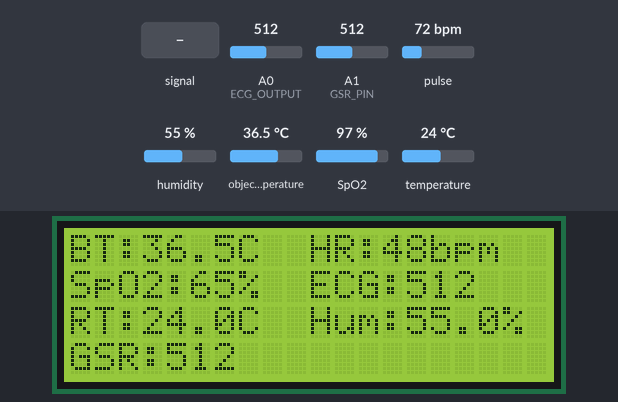
A sketch run on a simulated Arduino Mega 2560, built with avr-gcc and run on an emulated ATmega2560. On the bench: 20×4 character LCD. Inputs (shaded band) come from the test bench; at power-on: temperature 24 °C, pulse 72 bpm, A0 (ECG_OUTPUT) = 512, A1 (GSR_PIN) = 512, humidity 55 %, object temperature 36.5 °C, SpO2 97 %. What the sketch prints to the serial monitor is not drawn.

Above: at 2.2 s.
2.3 s: temperature set to 3 °C
At 4.1 s:
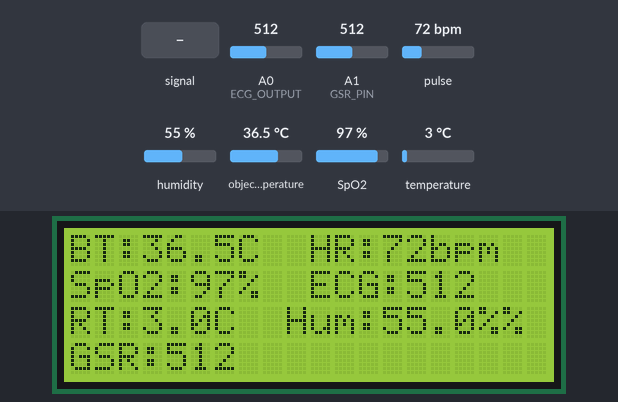
4.8 s: A0 (ECG_OUTPUT) fed a 200 Hz sine of ±81 counts around its level
At 5.12 s:
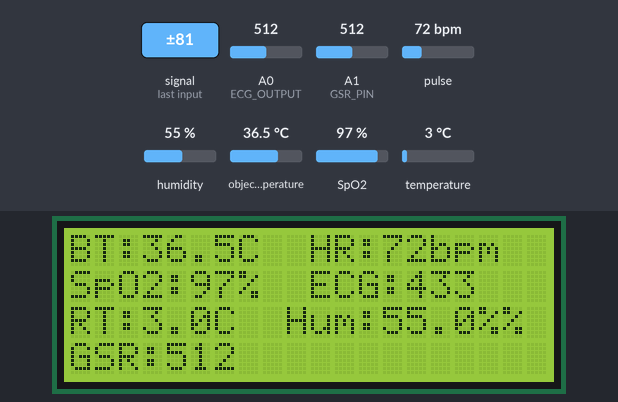
6.4 s: pulse set to 42 bpm
At 6.71 s:
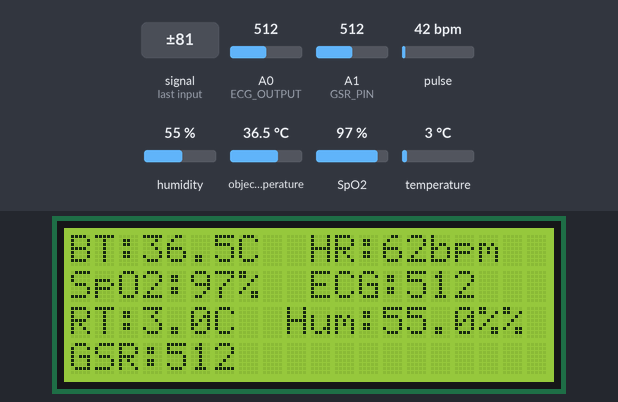
8.0 s: A0 (ECG_OUTPUT) set to 716
At 8.6 s:
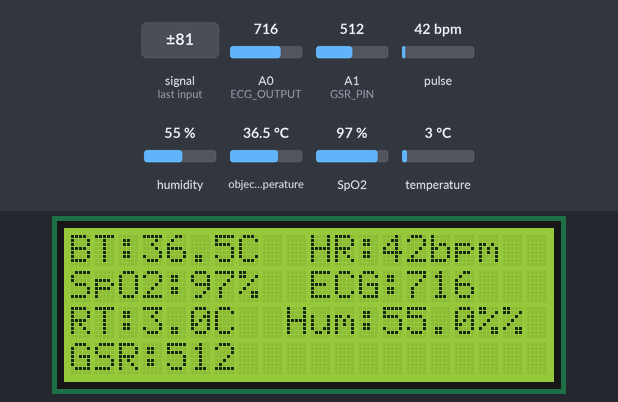
9.6 s: A1 (GSR_PIN) set to 716
At 10.5 s:
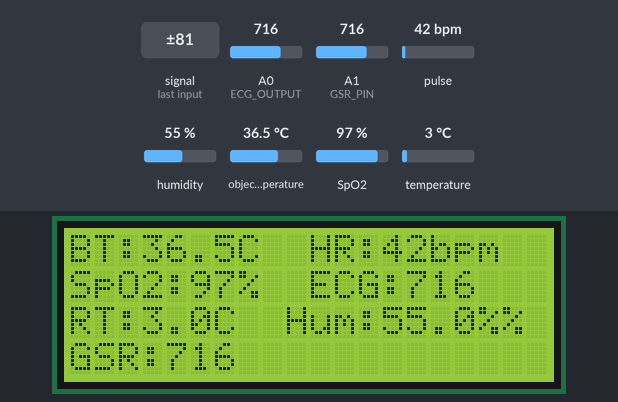
11.2 s: humidity set to 22 %
At 12.0 s:
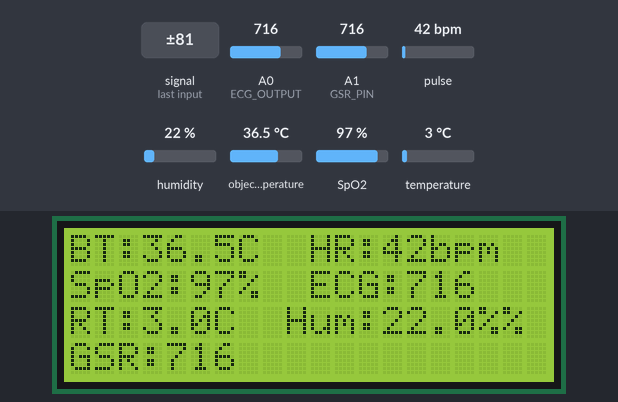
Timing chart, 0 to 14.1 s (numbered marks = the images above; inputs shaded):
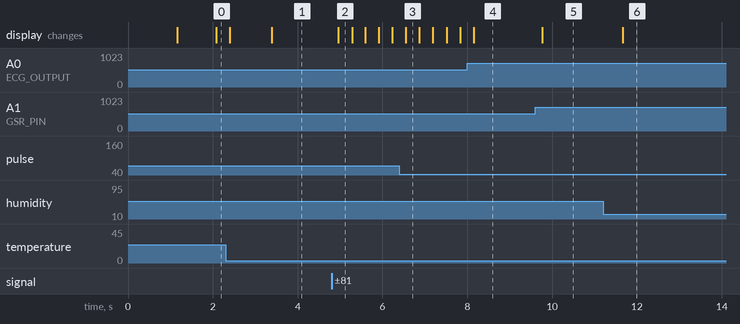

Measured:
- after the input at 2.3 s, the display: first differs from a run without the input after 1.1 s (image 1)
- after the input at 4.8 s, the display: changes after 0.16 s (image 2)
- after the input at 9.6 s, the display: changes after 0.17 s (image 5)
- after the input at 11.2 s, the display: changes after 0.47 s (image 6)

The sketch:

arduino_code.ino
```cpp
#include <Wire.h>
#include <Adafruit_MLX90614.h>
#include <MAX30105.h>
#include <spo2_algorithm.h>
#include <heartRate.h>
#include <DHT.h>
#include <LiquidCrystal_I2C.h>

// ---------------- Pin Definitions ----------------
#define DHT_PIN 3
#define ECG_LO_PLUS 5
#define ECG_LO_MINUS 4
#define ECG_OUTPUT A0
#define GSR_PIN A1

// ---------------- Sensor Initialization ----------------
Adafruit_MLX90614 mlx = Adafruit_MLX90614();
MAX30105 particleSensor;
DHT dht(DHT_PIN, DHT22);
LiquidCrystal_I2C lcd(0x27, 20, 4);

// ---------------- Sensor Data Structure ----------------
struct SensorData {
  float bodyTemp;
  float heartRate;
  float spo2;
  float roomTemp;
  float humidity;
  int ecgValue;
  int gsrValue;
} sensorData;

// ---------------- Heart Rate & SpO2 Variables ----------------
#define BUFFER_SIZE 25           // smaller buffer for faster update
uint32_t irBuffer[BUFFER_SIZE];
uint32_t redBuffer[BUFFER_SIZE];
int bufferIndex = 0;
int samplesCollected = 0;
int32_t spo2;
int8_t validSPO2;
int32_t heartRate;
int8_t validHeartRate;

// ---------------- Moving Average ----------------
#define AVG_SIZE 3              // very small for near-instant update
float hrHistory[AVG_SIZE] = {0};
float spo2History[AVG_SIZE] = {0};
int avgIndex = 0;

// ---------------- Timing ----------------
unsigned long lastLCDUpdate = 0;
unsigned long lastSensorRead = 0;
unsigned long lastESP32Send = 0;  // NEW: Track ESP32 data sending
const unsigned long sensorInterval = 100; // 100ms = 10 readings/sec
const unsigned long esp32Interval = 100;  // NEW: Send to ESP32 every 100ms

// ---------------- Display Mode ----------------
// Set to true for Serial Plotter (graphs), false for Serial Monitor (text)
bool PLOTTER_MODE = false;  // Change to true to see ECG graph in Serial Plotter

// ---------------- Setup ----------------
void setup() {
  Serial.begin(115200);
  Serial3.begin(9600);  // ESP32 communication
  Wire.begin();

  if (!mlx.begin()) { while (1); }
  if (!particleSensor.begin(Wire, I2C_SPEED_FAST)) { while (1); }
  particleSensor.setup();
  particleSensor.setPulseAmplitudeRed(0x0A);
  particleSensor.setPulseAmplitudeIR(0x0A);
  dht.begin();

  pinMode(ECG_LO_PLUS, INPUT);
  pinMode(ECG_LO_MINUS, INPUT);

  lcd.init();
  lcd.backlight();
  lcd.clear();
  lcd.setCursor(2, 1);
  lcd.print("MEDICAL KIT");
  lcd.setCursor(5, 2);
  lcd.print("Initializing...");
  delay(1000);
  lcd.clear();
}

// ---------------- Loop ----------------
void loop() {
  unsigned long now = millis();

  // ---------------- Read sensors periodically ----------------
  if (now - lastSensorRead >= sensorInterval) {
    lastSensorRead = now;
    readSensors();
  }

  // ---------------- Update LCD ----------------
  if (now - lastLCDUpdate > 300) { // update LCD faster
    updateLCD();
    lastLCDUpdate = now;
  }

  // ---------------- Send data to ESP32 ----------------
  if (now - lastESP32Send >= esp32Interval) {
    lastESP32Send = now;
    sendDataToESP32();
  }
}

// ---------------- Read All Sensors ----------------
void readSensors() {
  sensorData.bodyTemp = mlx.readObjectTempC();

  // MAX30102 per-sample read
  if (particleSensor.check()) {
    redBuffer[bufferIndex] = particleSensor.getRed();
    irBuffer[bufferIndex] = particleSensor.getIR();
    bufferIndex = (bufferIndex + 1) % BUFFER_SIZE;

    if (samplesCollected < BUFFER_SIZE) samplesCollected++;

    if (samplesCollected >= 5) { // compute HR/SPO2 after few samples
      maxim_heart_rate_and_oxygen_saturation(irBuffer, samplesCollected, redBuffer,
                                             &spo2, &validSPO2, &heartRate, &validHeartRate);

      // ---------------- Instant moving average ----------------
      if (validHeartRate) hrHistory[avgIndex] = heartRate;
      if (validSPO2) spo2History[avgIndex] = spo2;

      avgIndex = (avgIndex + 1) % AVG_SIZE;

      float hrSum = 0, spo2Sum = 0;
      for (int i = 0; i < AVG_SIZE; i++) {
        hrSum += hrHistory[i];
        spo2Sum += spo2History[i];
      }
      sensorData.heartRate = hrSum / AVG_SIZE;
      sensorData.spo2 = spo2Sum / AVG_SIZE;
    }
  }

  // DHT22
  sensorData.roomTemp = dht.readTemperature();
  sensorData.humidity = dht.readHumidity();
  if (isnan(sensorData.roomTemp)) sensorData.roomTemp = 0;
  if (isnan(sensorData.humidity)) sensorData.humidity = 0;

  // ECG & GSR
  sensorData.ecgValue = analogRead(ECG_OUTPUT);
  sensorData.gsrValue = analogRead(GSR_PIN);

  // ---------------- Serial Output ----------------
  if (PLOTTER_MODE) {
    // For Serial Plotter - Print ONLY ECG value (or any single value you want to graph)
    Serial.println(sensorData.ecgValue);
  } else {
    // For Serial Monitor - Print formatted text
    Serial.print("BT:"); Serial.print(sensorData.bodyTemp,1);
    Serial.print("C HR:"); Serial.print(sensorData.heartRate,0);
    Serial.print(" SpO2:"); Serial.print(sensorData.spo2,0);
    Serial.print("% ECG:"); Serial.print(sensorData.ecgValue);
    Serial.print(" GSR:"); Serial.print(sensorData.gsrValue);
    Serial.print(" RT:"); Serial.print(sensorData.roomTemp,1);
    Serial.print("C Hum:"); Serial.println(sensorData.humidity,1);
  }
}

// ---------------- LCD Display Update ----------------
void updateLCD() {
  lcd.setCursor(0, 0);
  lcd.print("BT:");
  lcd.print(sensorData.bodyTemp, 1);
  lcd.print("C  HR:");
  lcd.print(sensorData.heartRate, 0);
  lcd.print("bpm");

  lcd.setCursor(0, 1);
  lcd.print("SpO2:");
  lcd.print(sensorData.spo2, 0);
  lcd.print("%  ECG:");
  lcd.print(sensorData.ecgValue);

  lcd.setCursor(0, 2);
  lcd.print("RT:");
  lcd.print(sensorData.roomTemp, 1);
  lcd.print("C  Hum:");
  lcd.print(sensorData.humidity, 1);
  lcd.print("%");

  lcd.setCursor(0, 3);
  lcd.print("GSR:");
  lcd.print(sensorData.gsrValue);
  lcd.print("     ");
}

// ---------------- Send Data to ESP32 ----------------
void sendDataToESP32() {
  String jsonData = "{";
  jsonData += "\"bodyTemp\":" + String(sensorData.bodyTemp) + ",";
  jsonData += "\"heartRate\":" + String(sensorData.heartRate) + ",";
  jsonData += "\"spo2\":" + String(sensorData.spo2) + ",";
  jsonData += "\"roomTemp\":" + String(sensorData.roomTemp) + ",";
  jsonData += "\"humidity\":" + String(sensorData.humidity) + ",";
  jsonData += "\"ecg\":" + String(sensorData.ecgValue) + ",";
  jsonData += "\"gsr\":" + String(sensorData.gsrValue);
  jsonData += "}";

  Serial3.println(jsonData);
  Serial3.flush();  // Wait for transmission to complete
}
```
